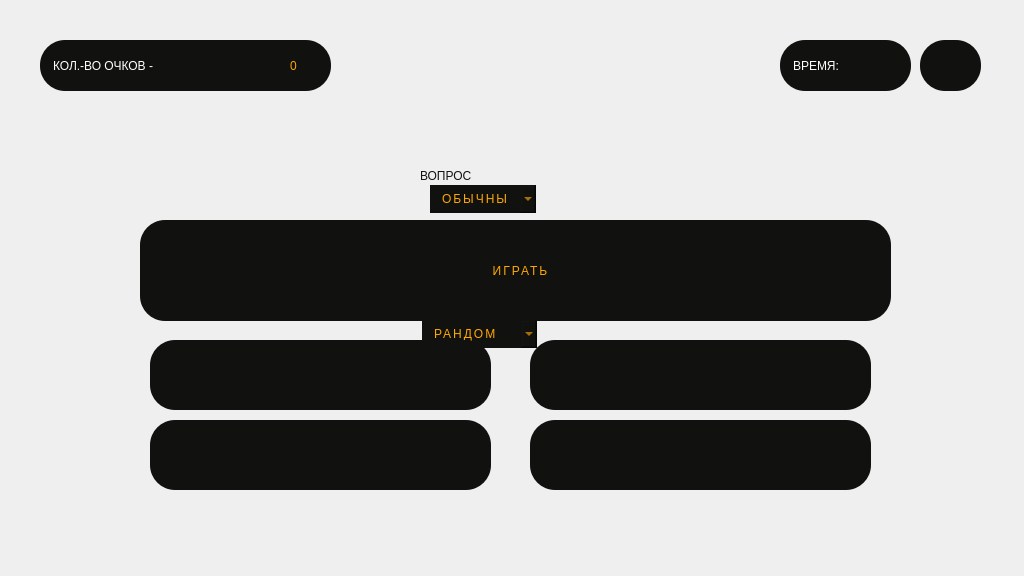
<?xml version="1.0" encoding="UTF-8"?>
<ui version="4.0">
 <class>MainWindow</class>
 <widget class="QMainWindow" name="MainWindow">
  <property name="geometry">
   <rect>
    <x>0</x>
    <y>0</y>
    <width>1024</width>
    <height>576</height>
   </rect>
  </property>
  <property name="minimumSize">
   <size>
    <width>1024</width>
    <height>576</height>
   </size>
  </property>
  <property name="windowTitle">
   <string>MainWindow</string>
  </property>
  <widget class="QWidget" name="centralwidget">
   <property name="sizePolicy">
    <sizepolicy hsizetype="Fixed" vsizetype="Fixed">
     <horstretch>0</horstretch>
     <verstretch>0</verstretch>
    </sizepolicy>
   </property>
   <property name="minimumSize">
    <size>
     <width>0</width>
     <height>0</height>
    </size>
   </property>
   <property name="sizeIncrement">
    <size>
     <width>0</width>
     <height>0</height>
    </size>
   </property>
   <widget class="QLabel" name="label">
    <property name="geometry">
     <rect>
      <x>0</x>
      <y>0</y>
      <width>1024</width>
      <height>576</height>
     </rect>
    </property>
    <property name="minimumSize">
     <size>
      <width>1024</width>
      <height>574</height>
     </size>
    </property>
    <property name="styleSheet">
     <string notr="true"/>
    </property>
    <property name="text">
     <string/>
    </property>
   </widget>
   <widget class="QPushButton" name="playbutton">
    <property name="enabled">
     <bool>true</bool>
    </property>
    <property name="geometry">
     <rect>
      <x>390</x>
      <y>230</y>
      <width>262</width>
      <height>82</height>
     </rect>
    </property>
    <property name="minimumSize">
     <size>
      <width>0</width>
      <height>70</height>
     </size>
    </property>
    <property name="styleSheet">
     <string notr="true">QPushButton {
				    cursor: pointer;
                    outline: 0;
                    color: #fff;
                    background-color: #111110;
                    border-radius: 25px;
                    line-height: 1.5;
                    text-align: center;
					color: #ffa800;
                    padding: 6px 12px;
					font: 800 25pt &quot;Montserrat&quot;;
					letter-spacing: 2px;
                    transition-property: background-color,border-color,color,box-shadow,filter;
                    transition-duration: .3s;
   
}
QPushButton:hover {
    background-color:  #0d0c0c;
	color: #ffc000;

}</string>
    </property>
    <property name="text">
     <string>ИГРАТЬ</string>
    </property>
   </widget>
   <widget class="QLabel" name="label_2">
    <property name="geometry">
     <rect>
      <x>580</x>
      <y>400</y>
      <width>1024</width>
      <height>576</height>
     </rect>
    </property>
    <property name="minimumSize">
     <size>
      <width>1024</width>
      <height>574</height>
     </size>
    </property>
    <property name="styleSheet">
     <string notr="true"/>
    </property>
    <property name="text">
     <string/>
    </property>
   </widget>
   <widget class="QLabel" name="question">
    <property name="enabled">
     <bool>true</bool>
    </property>
    <property name="geometry">
     <rect>
      <x>140</x>
      <y>220</y>
      <width>751</width>
      <height>101</height>
     </rect>
    </property>
    <property name="styleSheet">
     <string notr="true">padding: 10px;
border: 3x solid #000000;
background-color: #111110;
border-radius: 25px;
text-align: center;
color: white;
font: 800 18pt &quot;Montserrat&quot;;
</string>
    </property>
    <property name="text">
     <string/>
    </property>
   </widget>
   <widget class="QComboBox" name="comboBox">
    <property name="geometry">
     <rect>
      <x>422</x>
      <y>320</y>
      <width>193</width>
      <height>39</height>
     </rect>
    </property>
    <property name="styleSheet">
     <string notr="true">QComboBox {
				    cursor: pointer;
                    outline: none;
                    color: #fff;
                    background-color: #111110;
                    border-radius: 25px;
                    line-height: 1.5;
                    text-align: center;
					color: #ffa800;
                    padding: 6px 12px;
					font: 800 15pt &quot;Montserrat&quot;;
					letter-spacing: 2px;
                    transition-property: background-color,border-color,color,box-shadow,filter;
                    transition-duration: .3s;
   
}
QComboBox:pressed {
    background-color:  #0d0c0c;
	color: #ffc000;

}

QComboBox QAbstractItemView {
    background-color:  #0d0c0c;
	color: #ffc000;
	outline: none;
}

QComboBox QAbstractItemView:item:hover {
    background-color: #131212;
	color: #ffc000;
	outline: none;
}</string>
    </property>
    <property name="sizeAdjustPolicy">
     <enum>QComboBox::AdjustToContents</enum>
    </property>
    <item>
     <property name="text">
      <string>РАНДОМ</string>
     </property>
    </item>
    <item>
     <property name="text">
      <string>ГЕОГРАФИЯ</string>
     </property>
    </item>
    <item>
     <property name="text">
      <string>ИСТОРИЯ</string>
     </property>
    </item>
    <item>
     <property name="text">
      <string>ПОЛИТИКА</string>
     </property>
    </item>
   </widget>
   <widget class="QPushButton" name="answerbutton">
    <property name="enabled">
     <bool>true</bool>
    </property>
    <property name="geometry">
     <rect>
      <x>150</x>
      <y>340</y>
      <width>341</width>
      <height>70</height>
     </rect>
    </property>
    <property name="sizePolicy">
     <sizepolicy hsizetype="Fixed" vsizetype="Expanding">
      <horstretch>0</horstretch>
      <verstretch>0</verstretch>
     </sizepolicy>
    </property>
    <property name="minimumSize">
     <size>
      <width>0</width>
      <height>70</height>
     </size>
    </property>
    <property name="styleSheet">
     <string notr="true">QPushButton {
				    cursor: pointer;
                    outline: 0;
                    color: #fff;
                    background-color: #111110;
                    border-radius: 25px;
                    line-height: 1.5;
                    text-align: center;
					color: #ffa800;
                    padding: 6px 12px;
					font: 800 13pt &quot;Montserrat&quot;;
					letter-spacing: 2px;
                    transition-property: background-color,border-color,color,box-shadow,filter;
                    transition-duration: .3s;
   
}
QPushButton:hover {
    background-color:  #0d0c0c;
	color: #ffc000;

}</string>
    </property>
    <property name="text">
     <string/>
    </property>
   </widget>
   <widget class="QPushButton" name="answerbutton_2">
    <property name="enabled">
     <bool>true</bool>
    </property>
    <property name="geometry">
     <rect>
      <x>530</x>
      <y>340</y>
      <width>341</width>
      <height>70</height>
     </rect>
    </property>
    <property name="sizePolicy">
     <sizepolicy hsizetype="Fixed" vsizetype="Expanding">
      <horstretch>0</horstretch>
      <verstretch>0</verstretch>
     </sizepolicy>
    </property>
    <property name="minimumSize">
     <size>
      <width>0</width>
      <height>70</height>
     </size>
    </property>
    <property name="styleSheet">
     <string notr="true">QPushButton {
				    cursor: pointer;
                    outline: 0;
                    color: #fff;
                    background-color: #111110;
                    border-radius: 25px;
                    line-height: 1.5;
                    text-align: center;
					color: #ffa800;
                    padding: 6px 12px;
					font: 800 13pt &quot;Montserrat&quot;;
					letter-spacing: 2px;
                    transition-property: background-color,border-color,color,box-shadow,filter;
                    transition-duration: .3s;
   
}
QPushButton:hover {
    background-color:  #0d0c0c;
	color: #ffc000;

}</string>
    </property>
    <property name="text">
     <string/>
    </property>
   </widget>
   <widget class="QPushButton" name="answerbutton_3">
    <property name="enabled">
     <bool>true</bool>
    </property>
    <property name="geometry">
     <rect>
      <x>530</x>
      <y>420</y>
      <width>341</width>
      <height>70</height>
     </rect>
    </property>
    <property name="sizePolicy">
     <sizepolicy hsizetype="Fixed" vsizetype="Expanding">
      <horstretch>0</horstretch>
      <verstretch>0</verstretch>
     </sizepolicy>
    </property>
    <property name="minimumSize">
     <size>
      <width>0</width>
      <height>70</height>
     </size>
    </property>
    <property name="styleSheet">
     <string notr="true">QPushButton {
				    cursor: pointer;
                    outline: 0;
                    color: #fff;
                    background-color: #111110;
                    border-radius: 25px;
                    line-height: 1.5;
                    text-align: center;
					color: #ffa800;
                    padding: 6px 12px;
					font: 800 13pt &quot;Montserrat&quot;;
					letter-spacing: 2px;
                    transition-property: background-color,border-color,color,box-shadow,filter;
                    transition-duration: .3s;
   
}
QPushButton:hover {
    background-color:  #0d0c0c;
	color: #ffc000;

}</string>
    </property>
    <property name="text">
     <string/>
    </property>
   </widget>
   <widget class="QPushButton" name="answerbutton_4">
    <property name="enabled">
     <bool>true</bool>
    </property>
    <property name="geometry">
     <rect>
      <x>150</x>
      <y>420</y>
      <width>341</width>
      <height>70</height>
     </rect>
    </property>
    <property name="sizePolicy">
     <sizepolicy hsizetype="Fixed" vsizetype="Expanding">
      <horstretch>0</horstretch>
      <verstretch>0</verstretch>
     </sizepolicy>
    </property>
    <property name="minimumSize">
     <size>
      <width>0</width>
      <height>70</height>
     </size>
    </property>
    <property name="styleSheet">
     <string notr="true">QPushButton {
				    cursor: pointer;
                    outline: 0;
                    color: #fff;
                    background-color: #111110;
                    border-radius: 25px;
                    line-height: 1.5;
                    text-align: center;
					color: #ffa800;
                    padding: 6px 12px;
					font: 800 13pt &quot;Montserrat&quot;;
					letter-spacing: 2px;
                    transition-property: background-color,border-color,color,box-shadow,filter;
                    transition-duration: .3s;
   
}
QPushButton:hover {
    background-color:  #0d0c0c;
	color: #ffc000;

}</string>
    </property>
    <property name="text">
     <string/>
    </property>
   </widget>
   <widget class="QLabel" name="test">
    <property name="geometry">
     <rect>
      <x>420</x>
      <y>170</y>
      <width>49</width>
      <height>16</height>
     </rect>
    </property>
    <property name="text">
     <string/>
    </property>
   </widget>
   <widget class="QLabel" name="question_name">
    <property name="geometry">
     <rect>
      <x>420</x>
      <y>160</y>
      <width>191</width>
      <height>31</height>
     </rect>
    </property>
    <property name="styleSheet">
     <string notr="true">font: 800 25pt &quot;Montserrat&quot;;
color: #111110;</string>
    </property>
    <property name="text">
     <string>ВОПРОС</string>
    </property>
   </widget>
   <widget class="QLabel" name="question_num">
    <property name="geometry">
     <rect>
      <x>590</x>
      <y>160</y>
      <width>191</width>
      <height>31</height>
     </rect>
    </property>
    <property name="styleSheet">
     <string notr="true">font: 800 25pt &quot;Montserrat&quot;;
color: #111110;</string>
    </property>
    <property name="text">
     <string/>
    </property>
   </widget>
   <widget class="QLabel" name="pointdisplay">
    <property name="enabled">
     <bool>true</bool>
    </property>
    <property name="geometry">
     <rect>
      <x>40</x>
      <y>40</y>
      <width>291</width>
      <height>51</height>
     </rect>
    </property>
    <property name="styleSheet">
     <string notr="true">padding: 10px;
border: 3x solid #000000;
background-color: #111110;
border-radius: 25px;
text-align: center;
color: white;
font: 800 18pt &quot;Montserrat&quot;;
</string>
    </property>
    <property name="text">
     <string>КОЛ.-ВО ОЧКОВ -</string>
    </property>
   </widget>
   <widget class="QLabel" name="points">
    <property name="geometry">
     <rect>
      <x>290</x>
      <y>50</y>
      <width>191</width>
      <height>31</height>
     </rect>
    </property>
    <property name="styleSheet">
     <string notr="true">font: 800 18pt &quot;Montserrat&quot;;
color: #ffa800;</string>
    </property>
    <property name="text">
     <string>0</string>
    </property>
   </widget>
   <widget class="QLabel" name="timerlabel">
    <property name="enabled">
     <bool>true</bool>
    </property>
    <property name="geometry">
     <rect>
      <x>920</x>
      <y>40</y>
      <width>61</width>
      <height>51</height>
     </rect>
    </property>
    <property name="styleSheet">
     <string notr="true">padding: 10px;
border: 3x solid #000000;
background-color: #111110;
border-radius: 25px;
text-align: center;
color: #ffa800;
font: 800 18pt &quot;Montserrat&quot;;
</string>
    </property>
    <property name="text">
     <string/>
    </property>
   </widget>
   <widget class="QLabel" name="timetext">
    <property name="enabled">
     <bool>true</bool>
    </property>
    <property name="geometry">
     <rect>
      <x>780</x>
      <y>40</y>
      <width>131</width>
      <height>51</height>
     </rect>
    </property>
    <property name="styleSheet">
     <string notr="true">padding: 10px;
border: 3x solid #000000;
background-color: #111110;
border-radius: 25px;
text-align: center;
color: white;
font: 800 18pt &quot;Montserrat&quot;;
</string>
    </property>
    <property name="text">
     <string>ВРЕМЯ:</string>
    </property>
   </widget>
   <widget class="QComboBox" name="gamemode">
    <property name="geometry">
     <rect>
      <x>430</x>
      <y>185</y>
      <width>176</width>
      <height>39</height>
     </rect>
    </property>
    <property name="styleSheet">
     <string notr="true">QComboBox {
				    cursor: pointer;
                    outline: none;
                    color: #fff;
                    background-color: #111110;
                    border-radius: 25px;
                    line-height: 1.5;
                    text-align: center;
					color: #ffa800;
                    padding: 6px 12px;
					font: 800 15pt &quot;Montserrat&quot;;
					letter-spacing: 2px;
                    transition-property: background-color,border-color,color,box-shadow,filter;
                    transition-duration: .3s;
   
}
QComboBox:pressed {
    background-color:  #0d0c0c;
	color: #ffc000;

}

QComboBox QAbstractItemView {
    background-color:  #0d0c0c;
	color: #ffc000;
	outline: none;
}

QComboBox QAbstractItemView:item:hover {
    background-color: #131212;
	color: #ffc000;
	outline: none;
}</string>
    </property>
    <property name="sizeAdjustPolicy">
     <enum>QComboBox::AdjustToContents</enum>
    </property>
    <item>
     <property name="text">
      <string>ОБЫЧНЫЙ</string>
     </property>
    </item>
    <item>
     <property name="text">
      <string>БЛИЦ</string>
     </property>
    </item>
   </widget>
   <zorder>label</zorder>
   <zorder>label_2</zorder>
   <zorder>comboBox</zorder>
   <zorder>question</zorder>
   <zorder>playbutton</zorder>
   <zorder>answerbutton</zorder>
   <zorder>answerbutton_2</zorder>
   <zorder>answerbutton_3</zorder>
   <zorder>answerbutton_4</zorder>
   <zorder>test</zorder>
   <zorder>question_name</zorder>
   <zorder>question_num</zorder>
   <zorder>pointdisplay</zorder>
   <zorder>points</zorder>
   <zorder>timerlabel</zorder>
   <zorder>timetext</zorder>
   <zorder>gamemode</zorder>
  </widget>
 </widget>
 <resources/>
 <connections/>
</ui>
